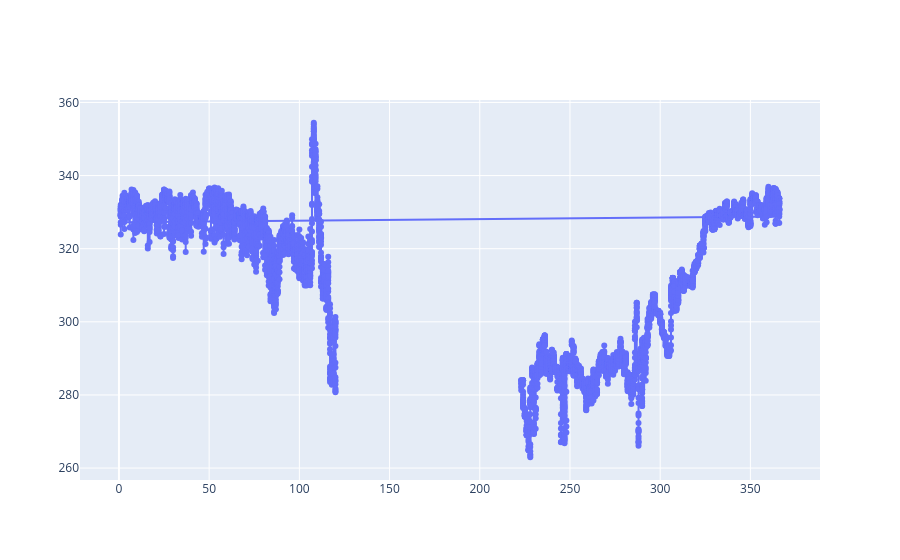

Notebook code for this chart:
### Code cell
fig = go.Figure()
line = go.Scatter(x=ts1.index.dayofyear,
                  y=ts1['oxygen_concentration'].values,
                  mode='markers+lines',)
fig.add_trace(line)

### Figure 1 — Plotly figure (JSON) as saved in the notebook; plotly's stock layout.template omitted (floating-point values rounded to 4 significant figures; data arrays with more than 128 entries replaced by an {"elided": "..."} marker saying what was removed)
{"data": [{"mode": "markers+lines", "type": "scatter", "x": {"elided": "9385 int values"}, "y": {"elided": "9385 float values"}}], "layout": {}}
